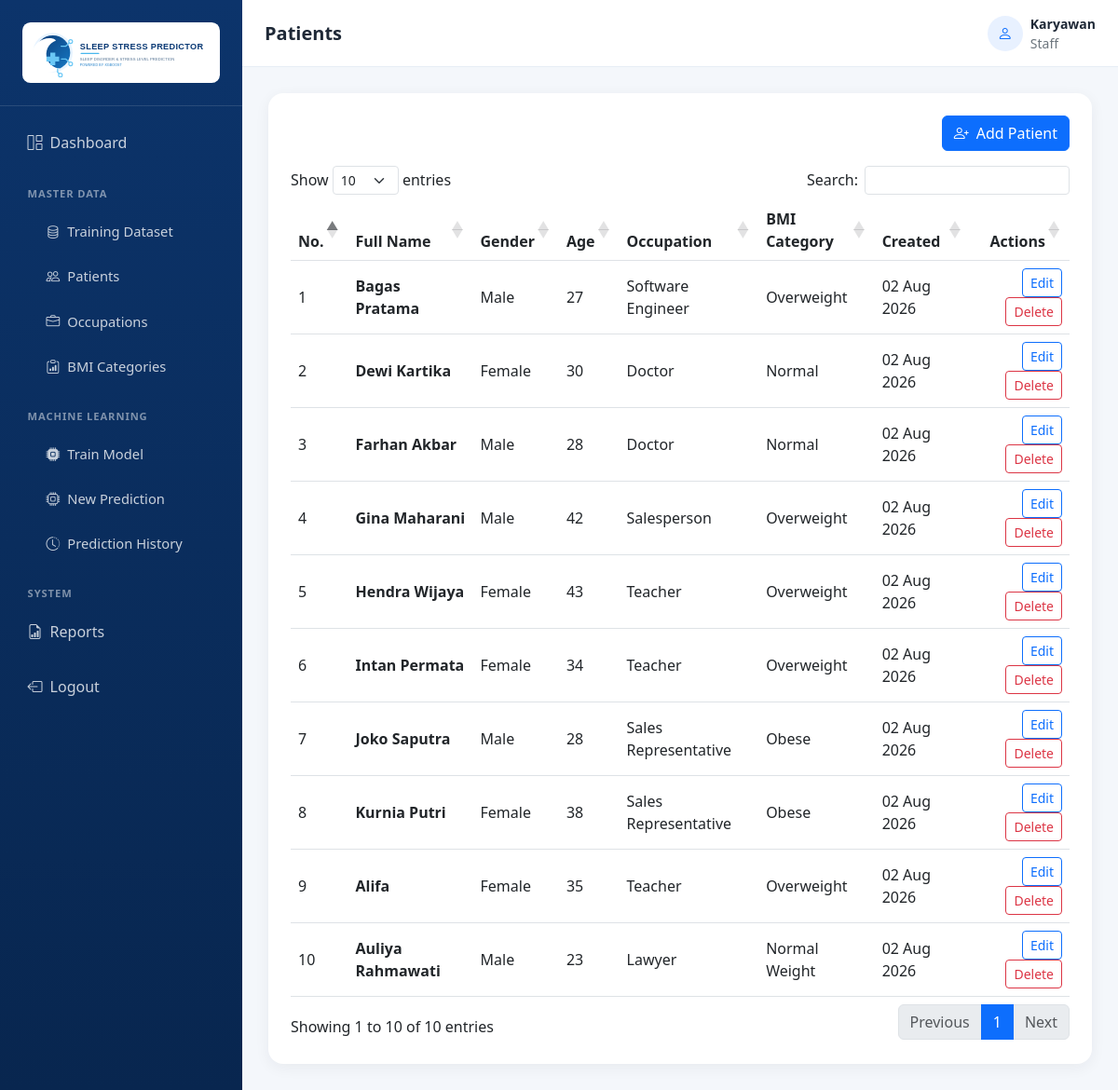
Page /master-data/patients (signed in) on the committed database.
### models/database.py (models this page shows)
class User(UserMixin, db.Model):
    __tablename__ = "users"
    id = db.Column(db.Integer, primary_key=True)
    full_name = db.Column(db.String(120), nullable=False)
    username = db.Column(db.String(80), nullable=False, unique=True, index=True)
    password_hash = db.Column(db.String(256), nullable=False)
    role = db.Column(db.String(20), nullable=False, default="Admin")
    created_at = db.Column(db.DateTime, nullable=False, default=jakarta_now)

class Patient(db.Model):
    __tablename__ = "patients"
    id = db.Column(db.Integer, primary_key=True)
    full_name = db.Column(db.String(120), nullable=False)
    gender = db.Column(db.String(20), nullable=False)
    age = db.Column(db.Integer, nullable=False)
    occupation_id = db.Column(db.Integer, db.ForeignKey("occupations.id"), nullable=False, index=True)
    sleep_duration = db.Column(db.Float, nullable=False)
    quality_of_sleep = db.Column(db.Integer, nullable=False)
    physical_activity_level = db.Column(db.Integer, nullable=False)
    daily_steps = db.Column(db.Integer, nullable=False)
    bmi_category_id = db.Column(db.Integer, db.ForeignKey("bmi_categories.id"), nullable=False, index=True)
    heart_rate = db.Column(db.Integer, nullable=False)
    systolic_bp = db.Column(db.Integer, nullable=False)
    diastolic_bp = db.Column(db.Integer, nullable=False)
    created_at = db.Column(db.DateTime, nullable=False, default=jakarta_now)
    updated_at = db.Column(db.DateTime, nullable=False, default=jakarta_now, onupdate=jakarta_now)
    occupation = db.relationship("Occupation", back_populates="patients")
    bmi_category = db.relationship("BmiCategory", back_populates="patients")
    prediction_history = db.relationship(
        "PredictionHistory", back_populates="patient", cascade="all, delete-orphan"
    )

class Occupation(db.Model):
    __tablename__ = "occupations"
    id = db.Column(db.Integer, primary_key=True)
    name = db.Column(db.String(120), nullable=False, unique=True, index=True)
    created_at = db.Column(db.DateTime, nullable=False, default=jakarta_now)
    training_dataset_records = db.relationship("TrainingDatasetRecord", back_populates="occupation")
    patients = db.relationship("Patient", back_populates="occupation")

class BmiCategory(db.Model):
    __tablename__ = "bmi_categories"
    id = db.Column(db.Integer, primary_key=True)
    name = db.Column(db.String(80), nullable=False, unique=True, index=True)
    created_at = db.Column(db.DateTime, nullable=False, default=jakarta_now)
    training_dataset_records = db.relationship("TrainingDatasetRecord", back_populates="bmi_category")
    patients = db.relationship("Patient", back_populates="bmi_category")

### routes/master_data.py (the view)
@master_data_bp.get("/patients")
@login_required
def patients():
    return render_template("patients/index.html", patients=Patient.query.order_by(Patient.created_at.desc()).all())

### app.py (called while the page is built)
@login_manager.user_loader
def load_user(user_id):
    return db.session.get(User, int(user_id))

### templates/patients/index.html (shortened to what this page needs)
{% extends "base.html" %}
{% block title %}Patients - Sleep Stress Predictor{% endblock %}{% block page_title %}Patients{% endblock %}
{% block content %}<div class="card border-0 dashboard-card"><div class="card-body p-4"><div class="d-flex justify-content-end mb-3"><a class="btn btn-primary" href="{{ url_for('master_data.patient_create') }}"><i class="bi bi-person-plus me-2"></i>Add Patient</a></div><div class="table-responsive"><table class="table data-table align-middle"><thead><tr><th>No.</th><th>Full Name</th><th>Gender</th><th>Age</th><th>Occupation</th><th>BMI Category</th><th>Created</th><th class="text-end">Actions</th></tr></thead><tbody>{% for patient in patients %}<tr><td>{{ loop.index }}</td><td class="fw-semibold">{{ patient.full_name }}</td><td>{{ patient.gender }}</td><td>{{ patient.age }}</td><td>{{ patient.occupation.name }}</td><td>{{ patient.bmi_category.name }}</td><td>{{ patient.created_at.strftime('%d %b %Y') }}</td><td class="text-end"><a class="btn btn-sm btn-outline-primary" href="{{ url_for('master_data.patient_edit', patient_id=patient.id) }}">Edit</a><form method="post" class="d-inline" action="{{ url_for('master_data.patient_delete', patient_id=patient.id) }}" onsubmit="return confirm('Delete this patient?');"><button class="btn btn-sm btn-outline-danger">Delete</button></form></td></tr>{% endfor %}</tbody></table></div></div></div>{% endblock %}

### templates/base.html (shortened to what this page needs)
<!DOCTYPE html>
<html lang="id">
<head>
  <link href="https://cdn.jsdelivr.net/npm/bootstrap@5.3.0/dist/css/bootstrap.min.css" rel="stylesheet">
  <link rel="stylesheet" href="https://cdn.jsdelivr.net/npm/bootstrap-icons@1.11.1/font/bootstrap-icons.css">
  <link rel="stylesheet" href="https://cdn.datatables.net/1.13.8/css/dataTables.bootstrap5.min.css">
  <link rel="stylesheet" href="{{ url_for('static', filename='css/dashboard.css') }}">
</head>
<body class="dashboard-body">
  <aside class="app-sidebar">
    <a class="sidebar-brand" href="{{ url_for('system.dashboard') }}"><img src="{{ url_for('static', filename='img/logo.svg') }}" alt="Sleep Stress Predictor" class="sidebar-logo"></a>
    <nav class="sidebar-nav nav flex-column">
      <a class="nav-link {% if request.endpoint == 'system.dashboard' %}active{% endif %}" href="{{ url_for('system.dashboard') }}"><i class="bi bi-grid-1x2 me-2"></i>Dashboard</a>
      <div class="nav-label">Master Data</div><div class="submenu">
        <a class="nav-link" href="{{ url_for('training_dataset.index') }}"><i class="bi bi-database me-2"></i>Training Dataset</a>
        <a class="nav-link" href="{{ url_for('master_data.patients') }}"><i class="bi bi-people me-2"></i>Patients</a>
        <a class="nav-link" href="{{ url_for('master_data.occupations') }}"><i class="bi bi-briefcase me-2"></i>Occupations</a>
        <a class="nav-link" href="{{ url_for('master_data.bmi_categories') }}"><i class="bi bi-clipboard-data me-2"></i>BMI Categories</a>
      </div>
      <div class="nav-label">Machine Learning</div><div class="submenu">
        <a class="nav-link" href="{{ url_for('train') }}"><i class="bi bi-cpu-fill me-2"></i>Train Model</a>
        <a class="nav-link" href="{{ url_for('prediction.new_prediction') }}"><i class="bi bi-cpu me-2"></i>New Prediction</a>
        <a class="nav-link" href="{{ url_for('prediction.history') }}"><i class="bi bi-clock-history me-2"></i>Prediction History</a>
      </div>
      <div class="nav-label">System</div>
      <a class="nav-link" href="{{ url_for('reports.index') }}"><i class="bi bi-file-earmark-bar-graph me-2"></i>Reports</a>
      <form method="post" action="{{ url_for('auth.logout') }}" class="mt-2"><button class="sidebar-logout" type="submit"><i class="bi bi-box-arrow-left me-2"></i>Logout</button></form>
    </nav>
  </aside>
  <main class="app-main">
    <header class="app-topbar d-flex justify-content-between align-items-center px-4">
      <div><h5 class="mb-0 fw-bold">{% block page_title %}Sleep Stress Predictor{% endblock %}</h5><small class="text-secondary">{% block page_subtitle %}{% endblock %}</small></div>
      <div class="d-flex align-items-center gap-2"><span class="user-avatar"><i class="bi bi-person"></i></span><div class="small"><strong class="d-block">{{ current_user.full_name }}</strong><span class="text-secondary">{{ current_user.role }}</span></div></div>
    </header>
    <section class="page-content">
      {% block content %}{% endblock %}
    </section>
  </main>
</body>
</html>

### static/css/dashboard.css (style rules this page uses)
:root { --sidebar-width: 260px; --brand-blue: #0d6efd; }
body.dashboard-body { background: #f4f7fb; color: #1f2937; }
.app-sidebar { background: linear-gradient(180deg, #0c346b 0%, #08264f 100%); min-height: 100vh; position: fixed; inset: 0 auto 0 0; width: var(--sidebar-width); z-index: 1040; }
.sidebar-brand { color: #fff; font-weight: 700; font-size: 1.2rem; text-decoration: none; display: block; padding: 1.5rem; border-bottom: 1px solid rgba(255,255,255,.12); }
.sidebar-logo { background: #fff; border-radius: .55rem; display: block; height: auto; padding: .35rem; width: 100%; }
.sidebar-nav { padding: 1rem; }
.sidebar-nav .nav-link { color: rgba(255,255,255,.78); border-radius: .6rem; padding: .72rem .85rem; margin-bottom: .2rem; font-weight: 500; }
.sidebar-nav .nav-label { color: rgba(255,255,255,.48); font-size: .7rem; font-weight: 700; letter-spacing: .08em; margin: 1.25rem .85rem .55rem; text-transform: uppercase; }
.sidebar-nav .submenu .nav-link { font-size: .92rem; padding-left: 2.1rem; }
.sidebar-logout { background: transparent; border: 0; color: rgba(255,255,255,.78); padding: .72rem .85rem; text-align: left; width: 100%; }
.app-main { margin-left: var(--sidebar-width); min-height: 100vh; }
.app-topbar { background: #fff; border-bottom: 1px solid #e7edf5; min-height: 72px; }
.page-content { padding: 1.75rem; }
.dashboard-card { border-radius: 1rem; box-shadow: 0 .25rem 1rem rgba(31,41,55,.06); }
.user-avatar { background: #e8f1ff; border-radius: 50%; color: var(--brand-blue); display: inline-flex; height: 38px; align-items: center; justify-content: center; width: 38px; }

### rows in the picture
User: full_name "Karyawan", role "Staff"
Patient: full_name "Bagas Pratama", gender "Male", age "27", occupation.name "Software Engineer", bmi_category.name "Overweight", created_at "02 Aug 2026"
Patient: full_name "Dewi Kartika", gender "Female", age "30", occupation.name "Doctor", bmi_category.name "Normal", created_at "02 Aug 2026"
Patient: full_name "Farhan Akbar", gender "Male", age "28", occupation.name "Doctor", bmi_category.name "Normal", created_at "02 Aug 2026"
Patient: full_name "Gina Maharani", gender "Male", age "42", occupation.name "Salesperson", bmi_category.name "Overweight", created_at "02 Aug 2026"
Patient: full_name "Hendra Wijaya", gender "Female", age "43", occupation.name "Teacher", bmi_category.name "Overweight", created_at "02 Aug 2026"
Patient: full_name "Intan Permata", gender "Female", age "34", occupation.name "Teacher", bmi_category.name "Overweight", created_at "02 Aug 2026"
Patient: full_name "Joko Saputra", gender "Male", age "28", occupation.name "Sales Representative", bmi_category.name "Obese", created_at "02 Aug 2026"
Patient: full_name "Kurnia Putri", gender "Female", age "38", occupation.name "Sales Representative", bmi_category.name "Obese", created_at "02 Aug 2026"
Patient: full_name "Alifa", gender "Female", age "35", occupation.name "Teacher", bmi_category.name "Overweight", created_at "02 Aug 2026"
Patient: full_name "Auliya Rahmawati", gender "Male", age "23", occupation.name "Lawyer", bmi_category.name "Normal Weight", created_at "02 Aug 2026"
